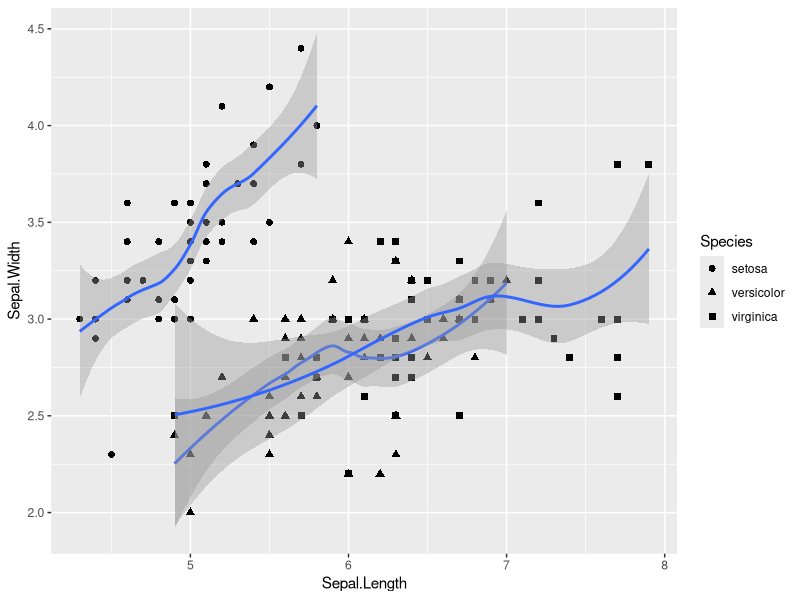
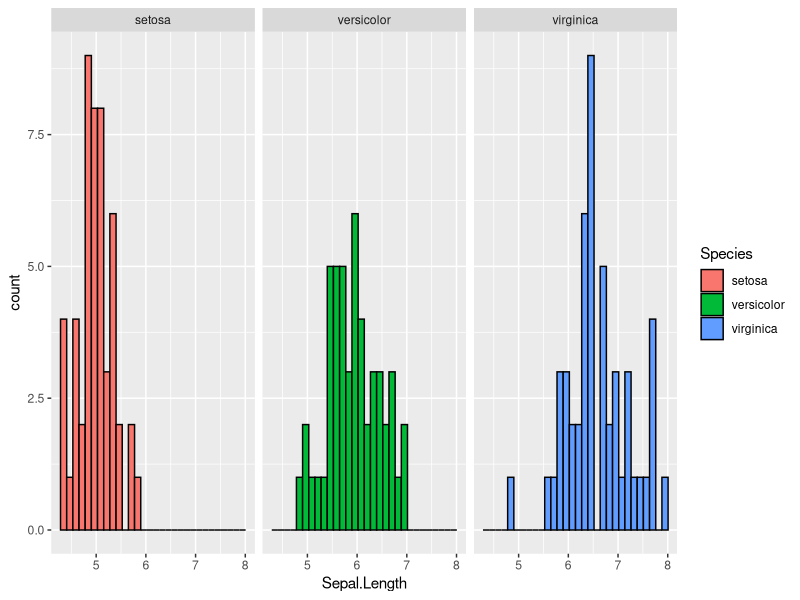

Write R code to recreate these figures, in order.
## ---- chunk 1
library(ggplot2)
#指定数据和映射关系
p <- ggplot(data=iris,mapping=aes(x=Sepal.Length,y=Sepal.Width,shape=Species))
p+geom_point(cex=2)+stat_smooth()
## ---- chunk 2
p <- ggplot(data=iris,mapping=aes(x=Sepal.Length,fill=Species))
p+geom_histogram(colour="black")+facet_wrap(~Species)
